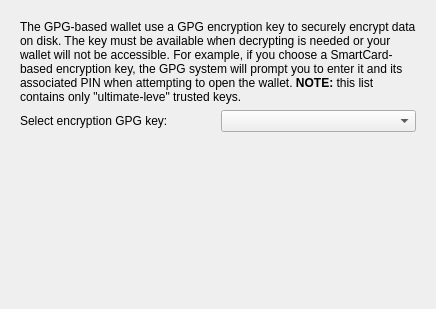
<?xml version="1.0" encoding="UTF-8"?>
<ui version="4.0">
 <class>KWalletWizardPageGpgKey</class>
 <widget class="QWidget" name="KWalletWizardPageGpgKey">
  <property name="geometry">
   <rect>
    <x>0</x>
    <y>0</y>
    <width>436</width>
    <height>309</height>
   </rect>
  </property>
  <layout class="QVBoxLayout" name="verticalLayout_3">
   <item>
    <widget class="QStackedWidget" name="stackedWidget">
     <property name="currentIndex">
      <number>0</number>
     </property>
     <widget class="QWidget" name="_pageWhenHasKeys">
      <layout class="QVBoxLayout" name="verticalLayout_2">
       <item>
        <widget class="QLabel" name="label_3">
         <property name="text">
          <string>&lt;html&gt;&lt;head/&gt;&lt;body&gt;&lt;p&gt;The GPG-based wallet use a GPG encryption key to securely encrypt data on disk. The key must be available when decrypting is needed or your wallet will not be accessible. For example, if you choose a SmartCard-based encryption key, the GPG system will prompt you to enter it and its associated PIN when attempting to open the wallet. &lt;span style=&quot; font-weight:600;&quot;&gt;NOTE:&lt;/span&gt; this list contains only &amp;quot;ultimate-leve&amp;quot; trusted keys.&lt;/p&gt;&lt;/body&gt;&lt;/html&gt;</string>
         </property>
         <property name="textFormat">
          <enum>Qt::AutoText</enum>
         </property>
         <property name="wordWrap">
          <bool>true</bool>
         </property>
        </widget>
       </item>
       <item>
        <layout class="QHBoxLayout" name="horizontalLayout">
         <item>
          <widget class="QLabel" name="label">
           <property name="enabled">
            <bool>true</bool>
           </property>
           <property name="text">
            <string>Select encryption GPG key:</string>
           </property>
          </widget>
         </item>
         <item>
          <widget class="QComboBox" name="_gpgKey">
           <property name="enabled">
            <bool>true</bool>
           </property>
          </widget>
         </item>
        </layout>
       </item>
       <item>
        <spacer name="verticalSpacer">
         <property name="orientation">
          <enum>Qt::Vertical</enum>
         </property>
         <property name="sizeHint" stdset="0">
          <size>
           <width>20</width>
           <height>173</height>
          </size>
         </property>
        </spacer>
       </item>
      </layout>
     </widget>
     <widget class="QWidget" name="_pageNoKeys">
      <layout class="QVBoxLayout" name="verticalLayout">
       <item>
        <widget class="QLabel" name="label_2">
         <property name="sizePolicy">
          <sizepolicy hsizetype="Preferred" vsizetype="Expanding">
           <horstretch>0</horstretch>
           <verstretch>0</verstretch>
          </sizepolicy>
         </property>
         <property name="text">
          <string>Unable to locate at least one &lt;b&gt;encrypting GPG key&lt;/b&gt;. KDE Wallet needs such &lt;b&gt;encrypting key&lt;/b&gt; to securely store passwords or other sensitive data on disk. If you still want to setup a GPG-based wallet, then cancel this wizard, set-up an &lt;b&gt;encrypting GPG key&lt;/b&gt;, then retry this assistant. Otherwise, you may still click back, then choose a classic, blowfish encrypted file format on the previous page.</string>
         </property>
         <property name="wordWrap">
          <bool>true</bool>
         </property>
        </widget>
       </item>
      </layout>
     </widget>
    </widget>
   </item>
  </layout>
 </widget>
 <resources/>
 <connections/>
</ui>
